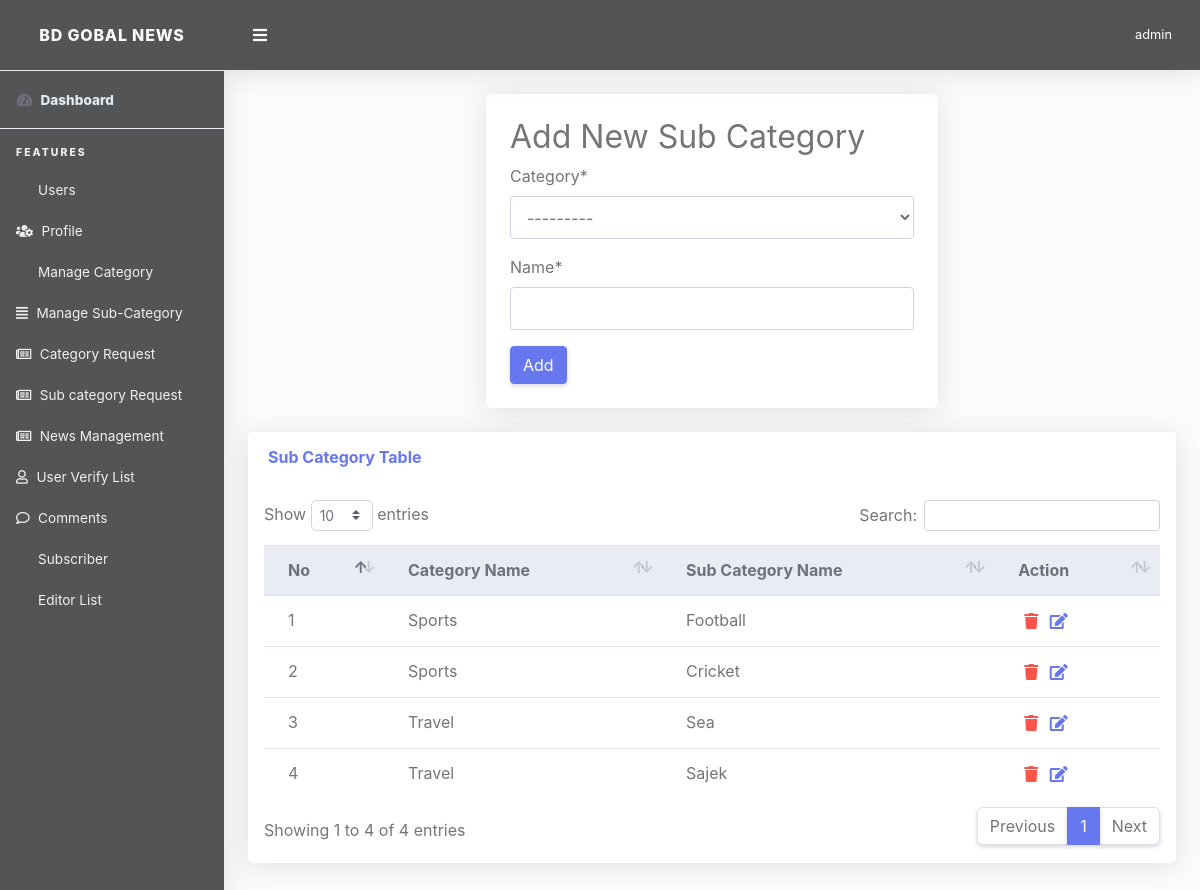
Page /superadmin/subcategory-list (signed in) on the committed database.
### App_News/models.py (models this page shows, shortened)
class Category(models.Model):
    name = models.CharField(max_length=100)
    is_nav = models.BooleanField(default=False)
    def __str__(self):
        return self.name

class Subcategory(models.Model):
    category = models.ForeignKey(Category, on_delete=models.CASCADE)
    name = models.CharField(max_length=100)

### App_Admin/views.py (the view)
# urls.py: path('subcategory-list', views.SubcategoryView, name='subcategory_view'),
def SubcategoryView(request):
    if request.user.is_superuser:
        try:
            all_subcategoris = Subcategory.objects.all()
            if request.method == "POST":
                form = SubCategoryForm(request.POST or None)
                if form.is_valid():
                    form.save()
                    messages.success(request, "Subcategory Added successfully", extra_tags="add_subcat")
                    return redirect(request.POST['next'])
            else:
                form = SubCategoryForm()
        except:
            return redirect('App_Admin:dashboard')
        context = {
            'all_subcategoris': all_subcategoris,
            'form': form,
        }
        return render(request, 'App_Admin/subcategory_view.html', context)
    else:
        return redirect('App_News:index')

### App_Admin/forms.py
class SubCategoryForm(forms.ModelForm):
    class Meta:
        model = Subcategory
        fields = ('category','name',)

### templates/App_Admin/subcategory_view.html (shortened to what this page needs)
{% extends 'App_Admin/base.html' %}
{% load crispy_forms_tags %}
{% block content %}
<div class="container">
          <div class="row mb-3">
          <div class="col-lg-6 m-0 m-auto">
              <div class="card p-4 mb-4">
              <h2>Add New Sub Category</h2>
              <form method="post" action="{% url 'App_Admin:subcategory_view' %}">{% csrf_token %}
                  {{ form|crispy }}
                  <button type="submit" class="btn btn-primary">Add</button>
              </form>
                </div>
          </div>
          <div class="col-lg-12">
              <div class="card mb-4">
                <div class="card-header py-3 d-flex flex-row align-items-center justify-content-between">
                  <h6 class="m-0 font-weight-bold text-primary">Sub Category Table</h6>
                </div>
                <div class="table-responsive p-3">
                  <table class="table align-items-center table-flush table-hover" id="dataTableHover">
                    <thead class="thead-light">
                      <tr>
                        <th>No</th>
                        <th>Category Name</th>
                        <th>Sub Category Name</th>
                        <th>Action</th>
                      </tr>
                    </thead>
                    <tbody>
                    {% for g in all_subcategoris %}
                      <tr>
                        <td>{{ forloop.counter }}</td>
                        <td>{{ g.category }}</td>
                        <td>{{ g.name }}</td>
                        <td>
                          <button style="border: none;background: no-repeat;outline: none;" data-toggle="modal" value="{{ g.id }}" data-target="#delete_subcat">
                                <i class="fa fa-trash text-danger"></i></button>
                            <a href="{% url 'App_Admin:subcategory_update' g.id %}"><i class="text-primary fas fa-fw fa-edit" style="color: #801d3b;"></i></a>
                        </td>
                      </tr>
                     {% endfor %}
                    </tbody>
                  </table>
                </div>
              </div>
            </div>
          </div>
</div>
{% endblock %}

### templates/App_Admin/base.html (shortened to what this page needs)
<!DOCTYPE html>
<html lang="en">
{% load static %}
<head>
  <link href="{% static 'superadmin/vendor/fontawesome-free/css/all.min.css' %}" rel="stylesheet" type="text/css">
  <link href="{% static 'superadmin/vendor/bootstrap/css/bootstrap.min.css' %}" rel="stylesheet" type="text/css">
  <link href="{% static 'superadmin/css/ruang-admin.min.css' %}" rel="stylesheet">
  <link href="{% static 'superadmin/vendor/datatables/dataTables.bootstrap4.min.css' %}" rel="stylesheet">
    <link href="{% static 'superadmin/vendor/select2/dist/css/select2.min.css' %}" rel="stylesheet" type="text/css">
<link rel="stylesheet" href="https://pro.fontawesome.com/releases/v5.10.0/css/all.css"/>
</head>
<body id="page-top">
  <div id="wrapper">
    <ul class="navbar-nav sidebar sidebar-light accordion" id="accordionSidebar">
      <a class="sidebar-brand d-flex align-items-center justify-content-center" href="{% url 'App_News:index' %}">
        <div class="sidebar-brand-icon">
            BD GOBAL NEWS
        </div>
      </a>
      <hr class="sidebar-divider my-0">
      <li class="nav-item active">
        <a class="nav-link" href="{% url 'App_Admin:dashboard' %}">
          <i class="fas fa-fw fa-tachometer-alt"></i>
          <span class="text-light">Dashboard</span></a>
      </li>
      <hr class="sidebar-divider">
      <div class="sidebar-heading">
        Features
      </div>
         {% include 'App_Admin/admin_sidebar_option.html' %}
    </ul>
    <div id="content-wrapper" class="d-flex flex-column">
      <div id="content">
        <nav class="navbar navbar-expand navbar-light bg-navbar topbar mb-4 static-top">
          <button id="sidebarToggleTop" class="btn btn-link rounded-circle mr-3">
            <i class="fa fa-bars"></i>
          </button>
            <ul class="navbar-nav ml-auto">
            <li class="nav-item dropdown no-arrow">
              <a class="nav-link dropdown-toggle" href="#" id="userDropdown" role="button" data-toggle="dropdown"
                aria-haspopup="true" aria-expanded="false">
                <span class="ml-2 d-none d-lg-inline text-white small">{{ request.user }}</span>
              </a>
            </li>
          </ul>
        </nav>
       {% block content %}
       {% endblock %}
      </div>
    </div>
  </div>
</body>
</html>

### templates/App_Admin/base.html (style rules this page uses)
.sidebar-light .sidebar-brand { color: #fafafa; background-color: #535456; }
.bg-navbar { color: #fafafa; background-color: #535456 }
.sidebar { color: #fafafa; background-color:#535456 !important; }
.sidebar-light .sidebar-heading { color: #f0f0f0; }
.sidebar-light .nav-item .nav-link { color: #f0f0f0; }
.sidebar-light .nav-item .nav-link i { color: #f0f0f0; }

### rows in the picture
Subcategory: category "Sports", name "Football"
Subcategory: category "Sports", name "Cricket"
Subcategory: category "Travel", name "Sea"
Subcategory: category "Travel", name "Sajek", {{ g.id }} 8 (drawn)

### other values in the picture
{{ request.user }} "admin"
